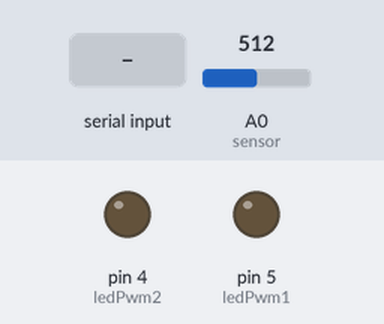
A sketch run on a simulated Arduino Uno, built with avr-gcc and run on an emulated ATmega328P. On the bench: output pins drawn as LEDs (lit = HIGH). Inputs (shaded band) come from the test bench; at power-on: A0 (sensor) = 512. Pins used as bus, display or sensor lines are not drawn; what the sketch prints to the serial monitor is not drawn.

Above: at 1.2 s.
1.3 s: "90,45\n" received over Serial
At 2.4 s:
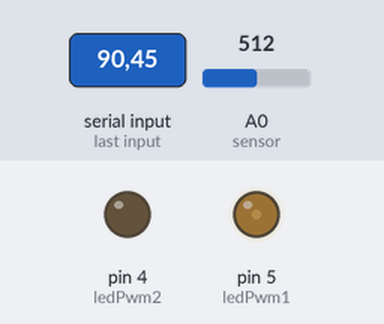
2.8 s: "30,150\n" received over Serial
At 3.8 s:
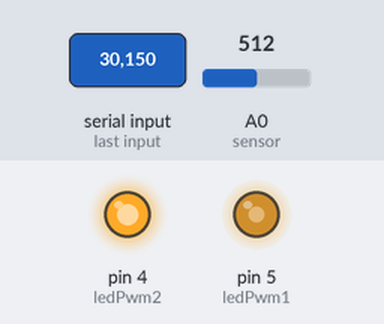
4.3 s: "200\n" received over Serial
At 5.5 s:
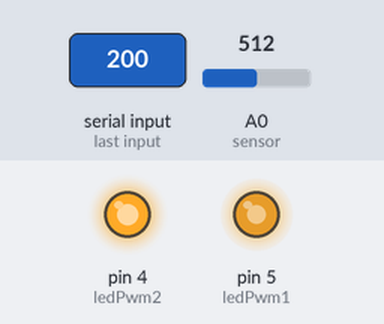
5.8 s: "90\n" received over Serial
At 7.0 s:
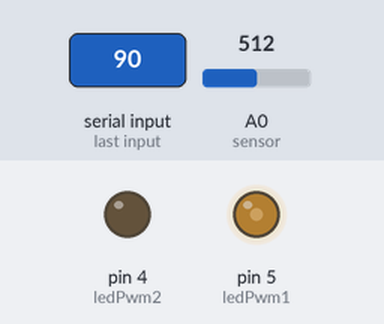
Timing chart, 0 to 8.3 s (numbered marks = the images above; inputs shaded):
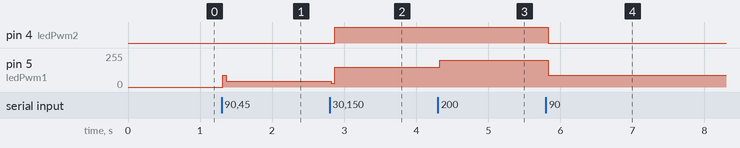

Measured:
- after the input at 1.3 s, pin 5 (ledPwm1): 0/255 → 45/255 at once
- after the input at 2.8 s, pin 4 (ledPwm2): LOW → HIGH after 0.07 s; pin 5 (ledPwm1): 45/255 → 150/255 at once
- after the input at 4.3 s, pin 5 (ledPwm1): 150/255 → 200/255 at once
- after the input at 5.8 s, pin 4 (ledPwm2): HIGH → LOW at once; pin 5 (ledPwm1): 200/255 → 90/255 at once

The sketch:

arduino_main.ino
```cpp
const int ledPwm1 = 5;
const int ledPwm2 = 4;
const int ledPwm3 = 0;

const int sensor = A0;

void setup() {
  Serial.begin(115200);

  pinMode(ledPwm1, OUTPUT);
  pinMode(ledPwm2, OUTPUT);
  pinMode(ledPwm3, OUTPUT);

  analogWrite(ledPwm1, 0);
  analogWrite(ledPwm2, 0);
  analogWrite(ledPwm3, 0);

}

int readSensor(){
  return analogRead(sensor);
}

int sendData(int sensorValuePwm){
  int bytesSent = 0;
  char strBuf[50];

  sprintf(strBuf, "sent_arduino_sensor=%d\n", sensorValuePwm);
  bytesSent = Serial.write(strBuf);

  return bytesSent;
}

int readData(){

  if(Serial.available() > 0){

    int bytesRecieved = Serial.parseInt();
    //Serial.println(bytesRecieved);
    return bytesRecieved;

  }
  return 0;
}

void loop() {

  int sensorValuePwm = map(readSensor(), 0, 1024, 0, 255);

  sendData(sensorValuePwm);

  delay(50);

  int dataRecieved = readData();

  if(dataRecieved == 9999){
    analogWrite(ledPwm1, 0);
    analogWrite(ledPwm2, 0);
    analogWrite(ledPwm3, 0);
  }else if(dataRecieved == 9998){
    exit(0);
  }else if(dataRecieved != 0){
    analogWrite(ledPwm1, dataRecieved);
    analogWrite(ledPwm2, dataRecieved);
    analogWrite(ledPwm3, dataRecieved);
  }

}
```
